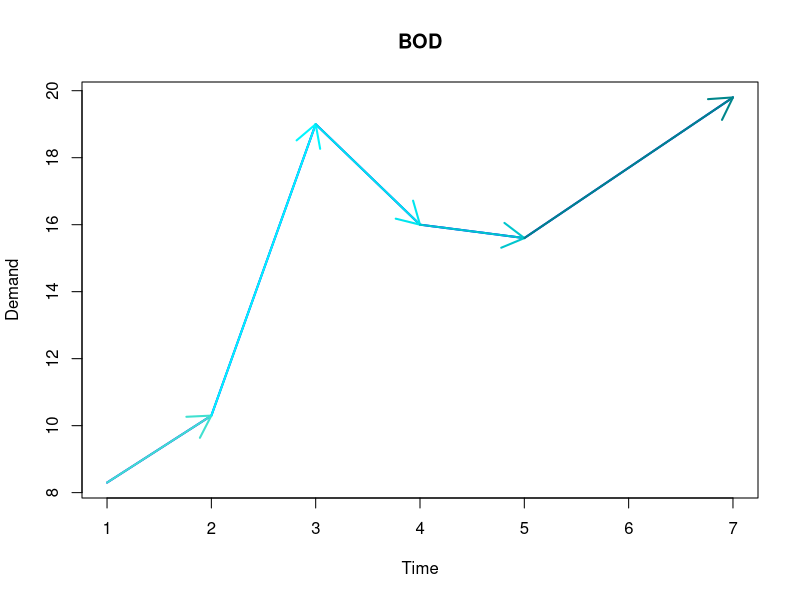

R code for this plot:
data(BOD) 
plot(BOD$Time,BOD$demand,type='l',lwd=2, col='blue',main='BOD',xlab='Time',ylab='Demand')
x <- BOD$Time
y <- BOD$demand
s <- seq(length(x)-1)  
arrows(x[s], y[s], x[s+1], y[s+1],lwd=2,col = c(rep("turquoise",1),rep("turquoise1",1),rep("turquoise2",1),rep("turquoise3",1),rep("turquoise4",1)))
